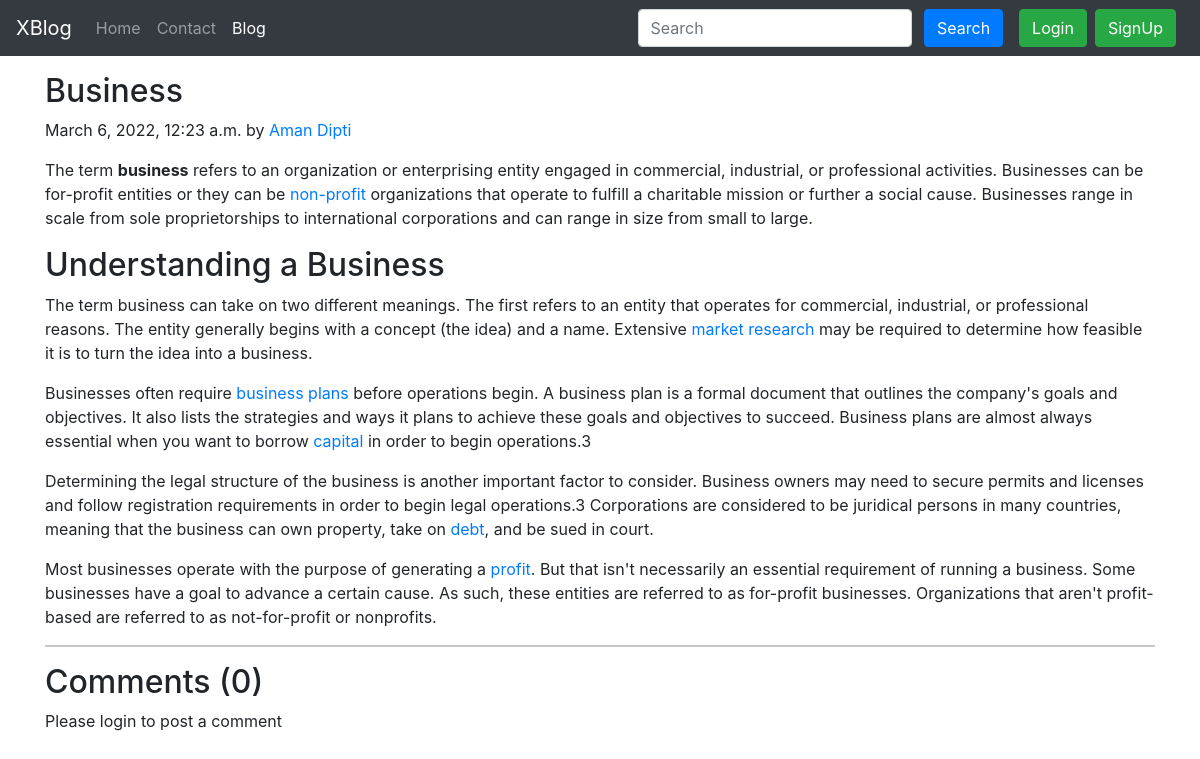
The app's page /Blog/business with its own data.
### Blog/models.py (models this page shows, shortened)
class Post(models.Model):
    sno=models.AutoField(primary_key=True)
    title=models.CharField(max_length=255)
    author=models.CharField(max_length=50)
    slug=models.CharField(max_length=130)
    timeStamp=models.DateTimeField(blank=True)
    content=models.TextField()
    image = models.FileField(upload_to = 'image/', blank=True, null=True )

### Blog/views.py (the view)
# urls.py: path('<str:slug>', views.blogPost, name="blogPost"),
def blogPost(request, slug):
    post=Post.objects.filter(slug=slug).first()
    comments= BlogComment.objects.filter(post=post, parent=None)
    replies= BlogComment.objects.filter(post=post).exclude(parent=None)
    replyDict={}
    for reply in replies:
        if reply.parent.sno not in replyDict.keys():
            replyDict[reply.parent.sno]=[reply]
        else:
            replyDict[reply.parent.sno].append(reply)
    context={'post':post, 'comments': comments, 'user': request.user, 'replyDict': replyDict}
    return render(request, "Blog/BlogPost.html", context)

### templates/Blog/BlogPost.html (shortened to what this page needs)
{% extends 'base.html' %}
{% block blogsactive %} active {% endblock %}
{% block body %}
{% load static %}
{% load humanize %}
{% load extras %}
<div class="container my-3">
    <h2 class="blog-post-title">{{post.title}}</h2>
    <p class="blog-post-meta ">{{post.timeStamp}} by <a href="#">{{post.author}}</a></p>
    <p>{{post.content|safe}}</p>
    <hr>
</div>
<div class="container">
    <h2> Comments ({{comments.count}}) </h2>
    <div class="my-2">
        {% if user.is_authenticated %}
        <form action="/Blog/postComment" method="post">
            {% csrf_token %}
            <div class="form-group">
                <label for="exampleInputEmail1">Post Comment </label>
                <input type="text" class="form-control" id="comment" name="comment" placeholder="Enter comment here">
            </div>
            <input type="hidden" name="postSno" id="postSno"  value="{{post.sno}}">
            <input type="hidden" name="parentSno" id= "parentSno" value="">
            <button type="submit" class="btn btn-primary">Submit</button>
        </form>
        {% else %}
        Please login to post a comment
        {% endif %}
    </div>
</div>
{% endblock %}

### records on screen
Post: title "Business", timeStamp "March 6, 2022, 12:23 a.m.", author "Aman Dipti", content "The term business refers to an organization or enterprising entity engaged in commercial, industrial, or professional activities. Businesses can be for-profit entities or they can be non-profit organizations that operate to fulfill a charitable mission or further a social cause. Businesses range in scale from sole proprietorships to international corporations and can range in size from small to large. Understanding a Business The term business can take on two different meanings. The first refers to an entity that operates for commercial, industrial, or professional reasons. The entity generally begins with a concept (the idea) and a name. Extensive market research may be required to…"

### other values on screen
{{ comments.count }} "0"
